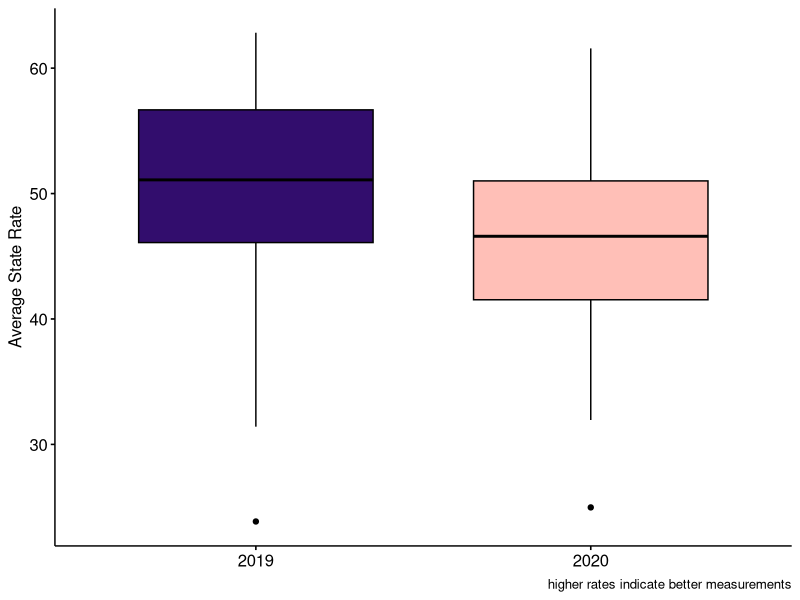
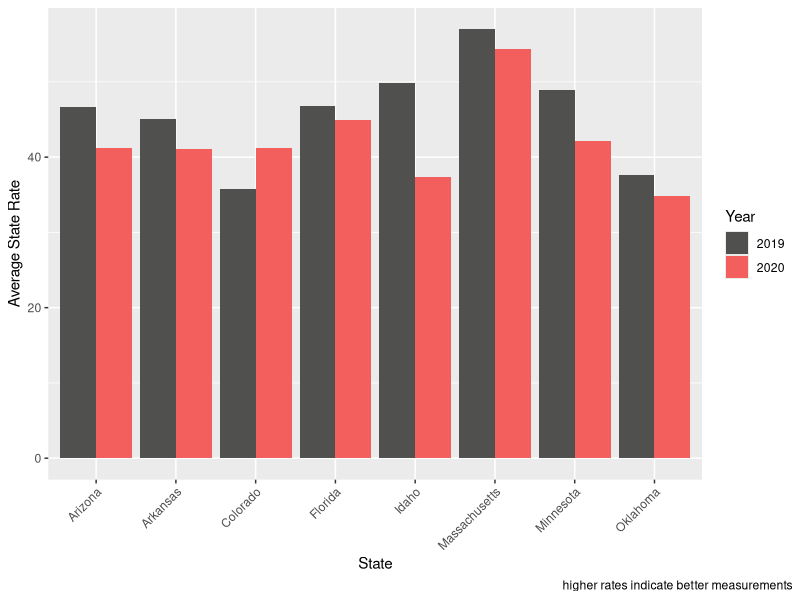
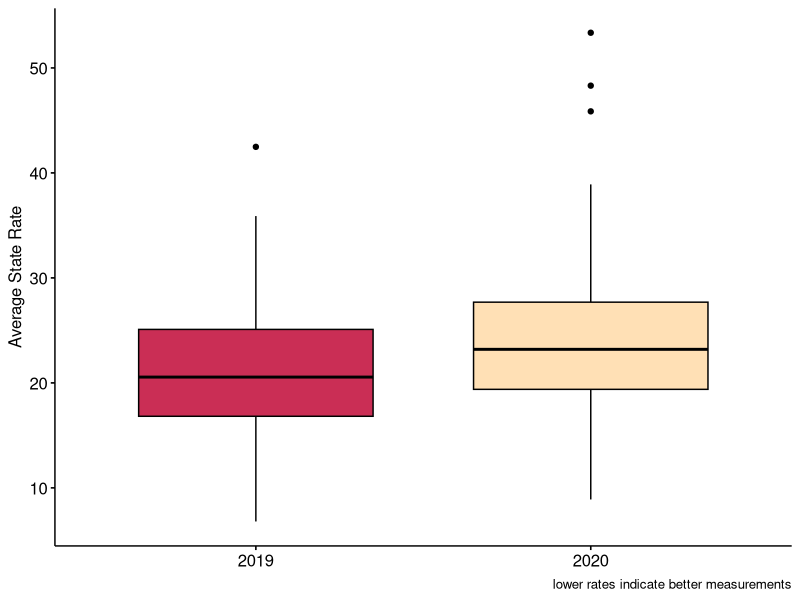
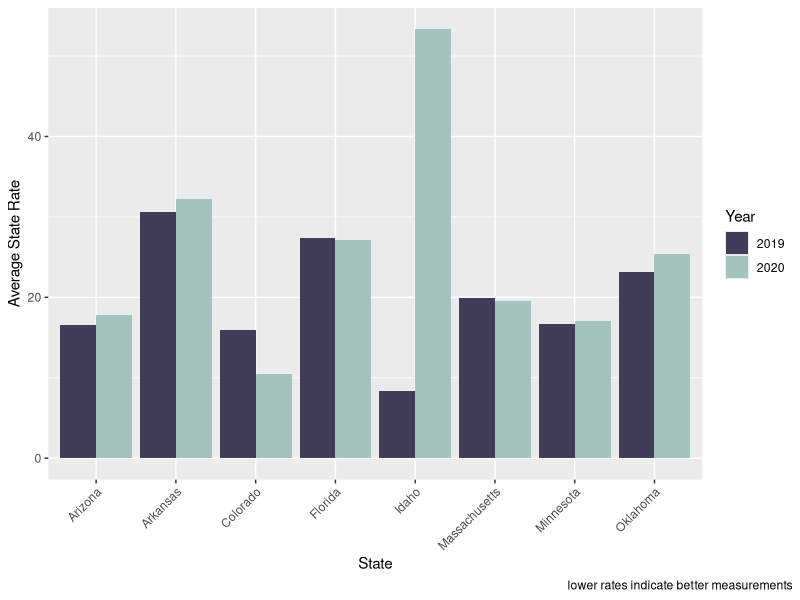
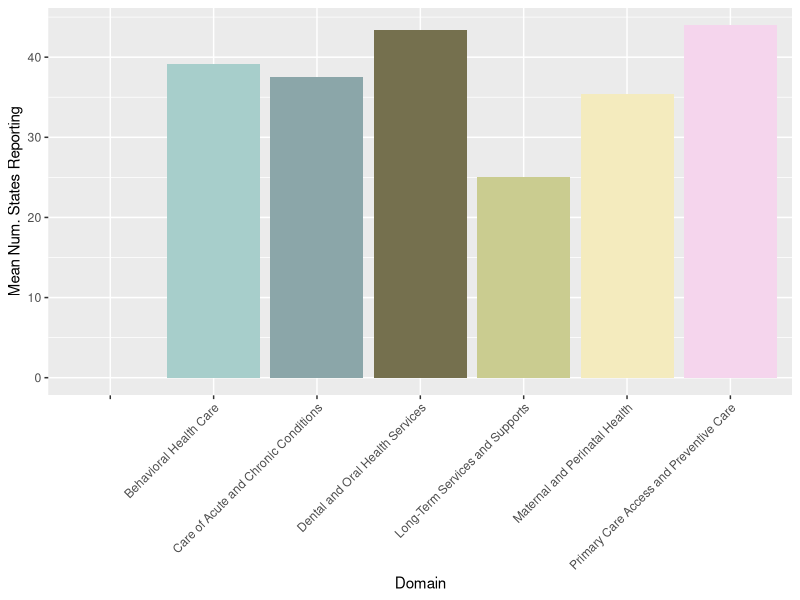

Reproduce these figures in R, in order.
## ---- chunk 1
knitr::opts_chunk$set(echo = TRUE)
## ---- chunk 2
higher_better_states<-read.csv("higherbetter_StateRateMean_2019_2020_combine.csv")
names(higher_better_states)<-c("State","2019","2020")
lower_better_states<-read.csv("lowerbetter_StateRateMean_2019_2020_combine.csv")
names(lower_better_states)<-c("State","2019","2020")
## ---- chunk 3
library(ggplot2)
library(reshape2)
long_higher_states<-melt(higher_better_states)
library(ggpubr)
ggboxplot(long_higher_states,x="variable",y="value",xlab = F,ylab = "Average State Rate",fill ="variable",palette=c("#320d6d","#ffbfb7"))+theme(legend.position = "none")+labs(caption = "higher rates indicate better measurements")

## ---- chunk 4
set.seed(13)
random_states<-sample.int(length(higher_better_states$State),8) #indicies of randomly chosen states
higher_samples<-higher_better_states[random_states,]#subsets the higher better data to a random sample of 8 states
higher_samples_long<-melt(higher_samples)
ggplot(higher_samples_long,aes(State,value,fill=variable))+geom_bar(stat = "identity",position="dodge")+theme(plot.caption.position = "plot",axis.text.x = element_text(angle = 45, vjust = 1, hjust = 1))+labs(y="Average State Rate",caption = "higher rates indicate better measurements")+scale_fill_manual(values = c("#50514f","#f25f5c"),name="Year")

## ---- chunk 5
long_lower_states<-melt(lower_better_states)
ggboxplot(long_lower_states,x="variable",y="value",xlab = F,ylab = "Average State Rate",fill ="variable",palette=c("#ca2e55","#ffe0b5"))+theme(legend.position = "none")+labs(caption = "lower rates indicate better measurements")

## ---- chunk 6
lower_samples<-lower_better_states[random_states,]#subsets the lower better data to a random sample of 8 states
lower_samples_long<-melt(lower_samples)
ggplot(lower_samples_long,aes(State,value,fill=variable))+geom_bar(stat = "identity",position="dodge")+theme(plot.caption.position = "plot",axis.text.x = element_text(angle = 45, vjust = 1, hjust = 1))+labs(y="Average State Rate",caption = "lower rates indicate better measurements")+scale_fill_manual(values = c("#413c58","#a3c4bc"),name="Year")
## ---- chunk 7
all_data<-rbind(read.csv("2019data.csv"),read.csv("2020data.csv"))#reads in 2019 and 2020 data and combines them
behavioral_health_data<-all_data[which(all_data$Domain=="Behavioral Health Care"),]#subsets data to only behavioral health care domain
behavioral_health_high<-behavioral_health_data[which(behavioral_health_data$Measure.Type=="Higher rates are better for this measure"),]#subsets behavioral health data to rates in which higher is a better measure
behavioral_health_low<-behavioral_health_data[which(behavioral_health_data$Measure.Type=="Lower rates are better for this measure"),]#subsets behavioral health data to rates in which lower is a better measure
ggplot(all_data,aes(Domain,Number.of.States.Reporting,fill=Domain))+geom_bar(stat = "summary",fun="mean")+theme(axis.text.x = element_text(angle = 45, vjust = 1, hjust = 1),legend.position = "none")+labs(y="Mean Num. States Reporting")+scale_fill_manual(values = c("#a7cecb","#8ba6a9","#75704e","#cacc90","#f4ebbe","#f5d5ed"))

